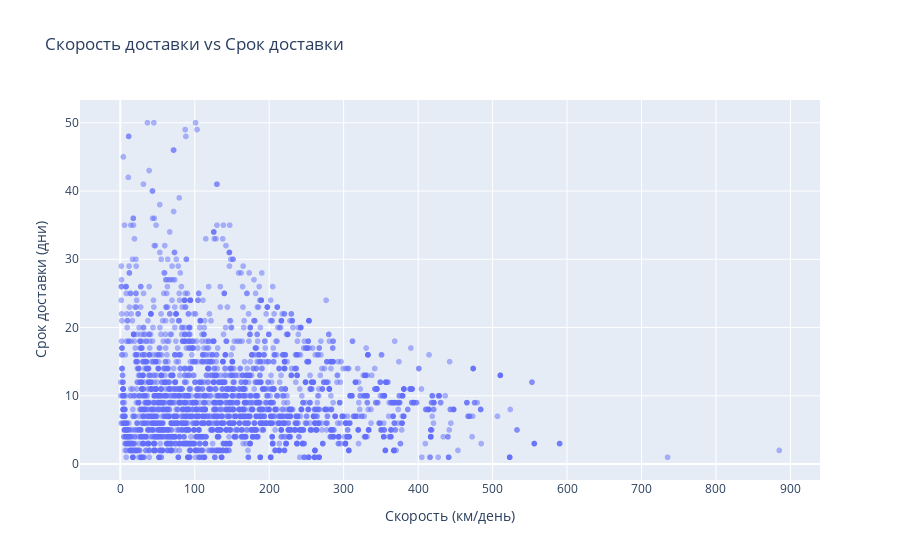

Write notebook code for a chart like this one.
### Markdown cell above
## График 3. Зависимость скорости доставки от срока

### Code cell
# 3. Зависимость скорости доставки от срока
speed_fig = px.scatter(
    data, 
    x='Скорость доставки', 
    y='Срок доставки факт',
    title='Скорость доставки vs Срок доставки',
    labels={
        'Скорость доставки': 'Скорость (км/день)',
        'Срок доставки факт': 'Срок доставки (дни)'
    },
    opacity=0.5
)
speed_fig.show()

### Figure 1 — Plotly figure (JSON) as saved in the notebook; plotly's stock layout.template omitted (floating-point values rounded to 4 significant figures; data arrays with more than 128 entries replaced by an {"elided": "..."} marker saying what was removed)
{"data": [{"hovertemplate": "Скорость (км/день)=%{x}<br>Срок доставки (дни)=%{y}<extra></extra>", "legendgroup": "", "marker": {"color": "#636efa", "opacity": 0.5, "symbol": "circle"}, "mode": "markers", "name": "", "showlegend": false, "type": "scattergl", "x": {"elided": "4930 float values"}, "xaxis": "x", "y": {"elided": "4930 float values"}, "yaxis": "y"}], "layout": {"legend": {"tracegroupgap": 0}, "title": {"text": "Скорость доставки vs Срок доставки"}, "xaxis": {"anchor": "y", "domain": [0, 1], "title": {"text": "Скорость (км/день)"}}, "yaxis": {"anchor": "x", "domain": [0, 1], "title": {"text": "Срок доставки (дни)"}}}}
